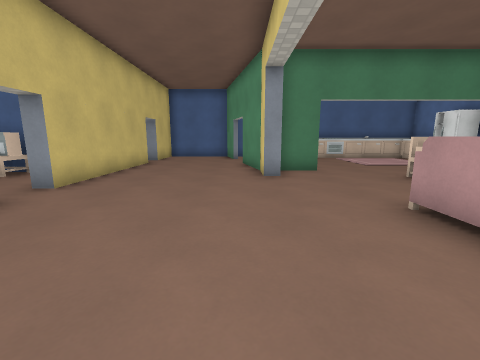
view 1 (above)

15 first-person views from a walk through a level from a Godot 3-D game. The camera is 1.3 m above the floor, tilts 10° down and sees 90° across. The floor is counted in squares, 1.15 m on a side. Each view is taken from the middle of a square. On the plan, view 1 faces up. The plan holds only what a view shows up to about 11 squares ahead; the rest is blank. Surface patterns are stand-ins for the level's own textures.

view 2
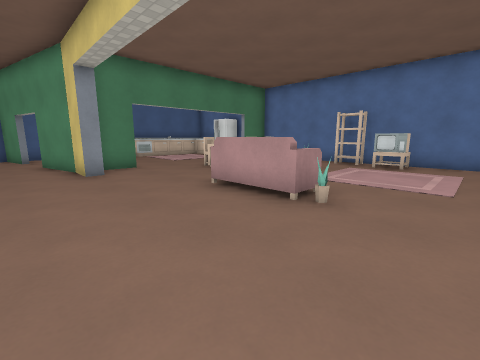

view 3
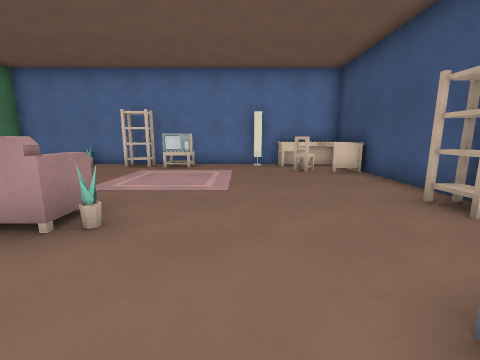

view 4
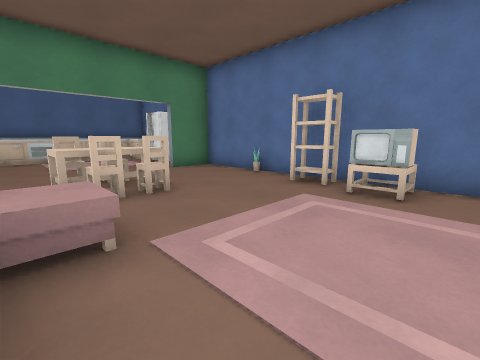

view 5
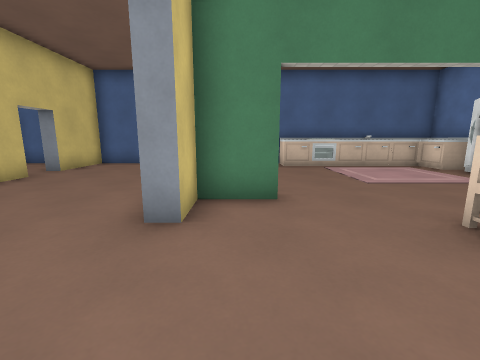

view 6
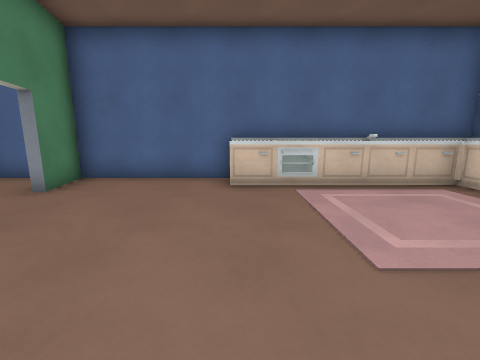

view 7
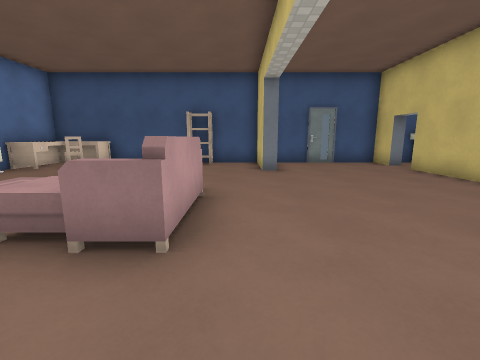

view 8
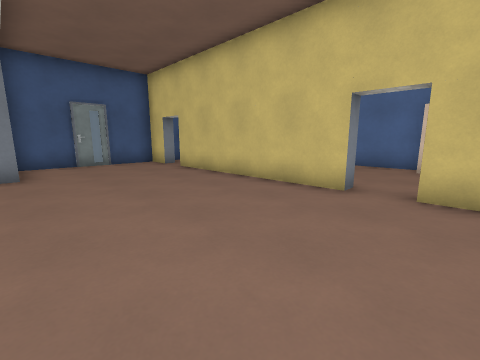

view 9
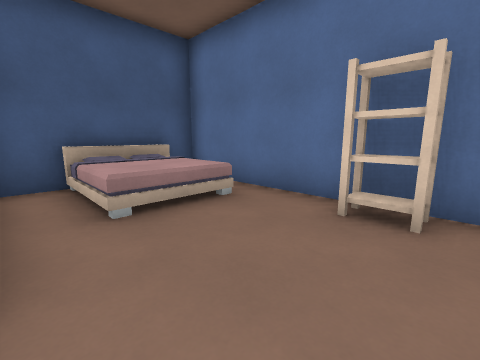

view 10
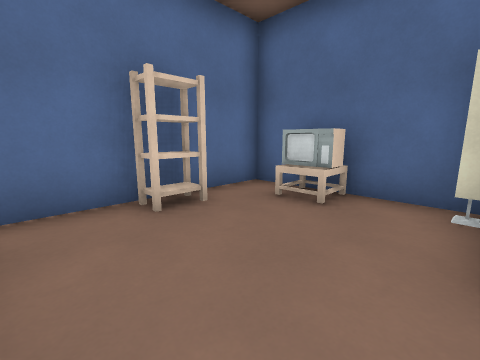

view 11
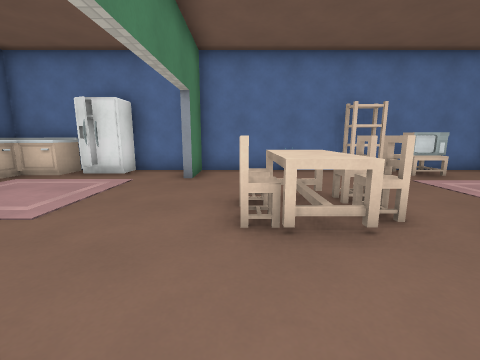

view 12
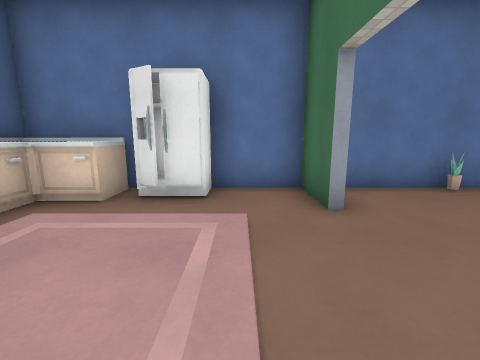

view 13
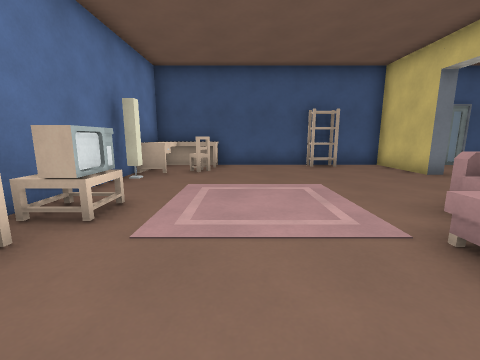

view 14
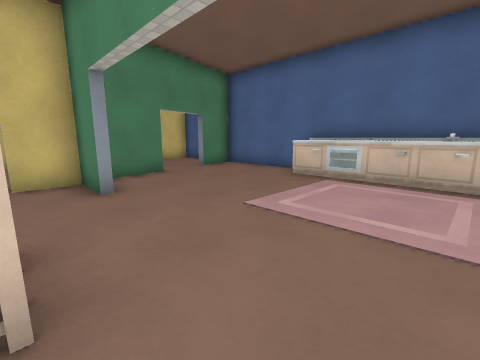

view 15
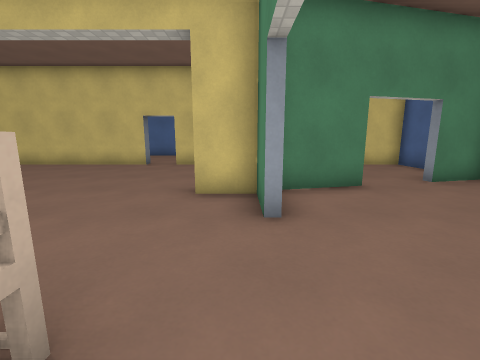

### Floor plan
Ten units are one square. View 1 is at (0, 0); x grows to the right and y downward. Boxes are objects, and circles mark ways between rooms. Rooms are numbered by the first view taken in them; rooms with no view inside come last. Other rooms are left out.
<svg viewBox="-100 -152 210 212">
<path fill="none" stroke="#000" d="M28 -83 12 -83 12 -71 7 -71 7 -84M7 -83 1 -110M3 -110 8 -89M86 -86 104 -86 104 -108M6 23 12 23 12 51 36 51M-48 -40 -42 -40 -42 28M-42 -110 -42 -53 -48 -53M44 51 85 51M104 -122 104 -147 -5 -147 -1 -130 -3 -129 -7 -146M-19 -147 -42 -147 -42 -122M-48 39 -42 39 -42 51 6 51M94 51 104 51 104 -83 86 -83M-49 -79 -93 -79 -93 4 -49 4"/>
<rect x="25" y="-15" width="10" height="10" fill="#bbb"><title>other object</title></rect>
<rect x="25" y="-45" width="30" height="30" fill="#bbb"><title>sofa</title></rect>
<rect x="35" y="45" width="10" height="10" fill="#bbb"><title>bookshelf</title></rect>
<rect x="35" y="-145" width="20" height="10" fill="#bbb"><title>cabinet</title></rect>
<rect x="45" y="-55" width="10" height="10" fill="#bbb"><title>chair</title></rect>
<rect x="45" y="-65" width="30" height="10" fill="#bbb"><title>table</title></rect>
<rect x="45" y="-75" width="10" height="10" fill="#bbb"><title>chair</title></rect>
<rect x="55" y="-55" width="10" height="10" fill="#bbb"><title>chair</title></rect>
<rect x="55" y="-75" width="10" height="10" fill="#bbb"><title>chair</title></rect>
<rect x="55" y="-145" width="10" height="10" fill="#bbb"><title>other object</title></rect>
<rect x="65" y="-145" width="10" height="10" fill="#bbb"><title>cabinet</title></rect>
<rect x="75" y="25" width="30" height="30" fill="#bbb"><title>desk</title></rect>
<rect x="75" y="25" width="10" height="10" fill="#bbb"><title>chair</title></rect>
<rect x="75" y="-145" width="10" height="10" fill="#bbb"><title>sink</title></rect>
<rect x="85" y="-25" width="20" height="20" fill="#bbb"><title>table</title></rect>
<rect x="85" y="-115" width="20" height="10" fill="#bbb"><title>fridge</title></rect>
<rect x="85" y="-135" width="20" height="10" fill="#bbb"><title>cabinet</title></rect>
<rect x="85" y="-145" width="10" height="10" fill="#bbb"><title>cabinet</title></rect>
<rect x="95" y="15" width="10" height="10" fill="#bbb"><title>other object</title></rect>
<rect x="95" y="-35" width="10" height="10" fill="#bbb"><title>bookshelf</title></rect>
<rect x="95" y="-55" width="10" height="10" fill="#bbb"><title>other object</title></rect>
<rect x="95" y="-145" width="10" height="10" fill="#bbb"><title>cabinet</title></rect>
<rect x="-95" y="-55" width="10" height="10" fill="#bbb"><title>bookshelf</title></rect>
<rect x="-85" y="-75" width="20" height="10" fill="#bbb"><title>table</title></rect>
<rect x="-75" y="-25" width="10" height="10" fill="#bbb"><title>bed</title></rect>
<rect x="-55" y="-75" width="10" height="10" fill="#bbb"><title>other object</title></rect>
<circle cx="-40" cy="-50" r="3" fill="#2a7"/>
<text x="30" y="-50">1</text>
<text x="-70" y="-40">2</text>
</svg>
Room 1 opens to room 2.

Where each view was taken, in squares from view 1:
view 1: 0 up, 0 right, facing up
view 2: 1 down, 1 left, facing up-right
view 3: 1 down, 0 right, facing right
view 4: 0 up, 4 right, facing up-right
view 5: 4 up, 2 right, facing up
view 6: 8 up, 4 right, facing up
view 7: 6 up, 2 right, facing down
view 8: 6 up, 1 right, facing down-left
view 9: 6 up, 5 left, facing down-left
view 10: 3 up, 5 left, facing up-left
view 11: 7 up, 2 right, facing right
view 12: 10 up, 5 right, facing right
view 13: 5 up, 7 right, facing down
view 14: 7 up, 8 right, facing up-left
view 15: 8 up, 6 right, facing left
